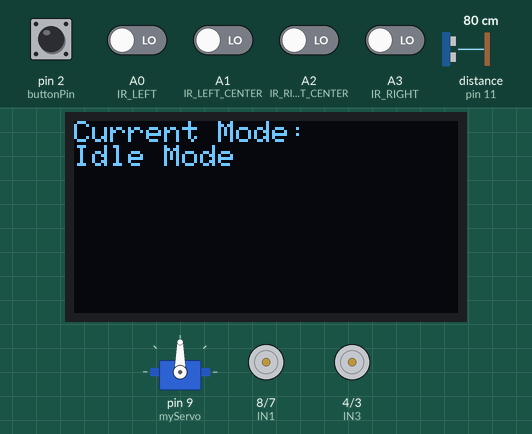
This sketch was run on a simulated Arduino Uno, built with avr-gcc and run on an emulated ATmega328P. Shown: 128×64 one-colour display, servo, motor-driver pin pairs drawn as motors (green arrow = first pin HIGH = forward, orange = second pin HIGH = backward, longer = more drive, scaled by the enable pin). The test bench sets the inputs (shaded band); at power-on: pin 2 (buttonPin) HIGH, A0 (IR_LEFT), A1 (IR_LEFT_CENTER), A2 (IR_RIGHT_CENTER), A3 (IR_RIGHT) LOW, distance to the obstacle (sensor on pin 11) 80 cm. The echo pulse lasts 58.3 µs per cm; what the sketch prints to the serial monitor is not drawn.

Above: at 2.2 s.
2.3 s: pin 2 (buttonPin) pulled LOW for 0.15 s
At 3.4 s:
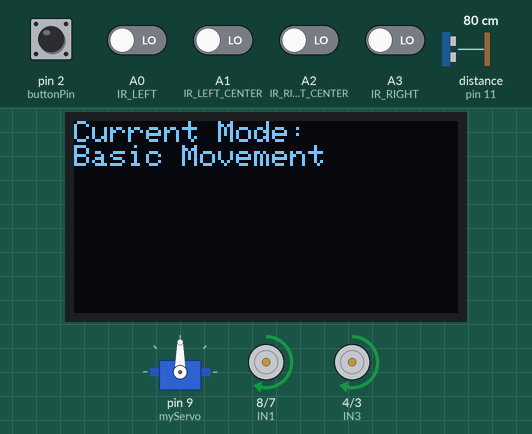
5.4 s: pin 2 (buttonPin) pulled LOW for 1 s
7.0 s: pin 2 (buttonPin) pulled LOW for 0.15 s
At 9.2 s:
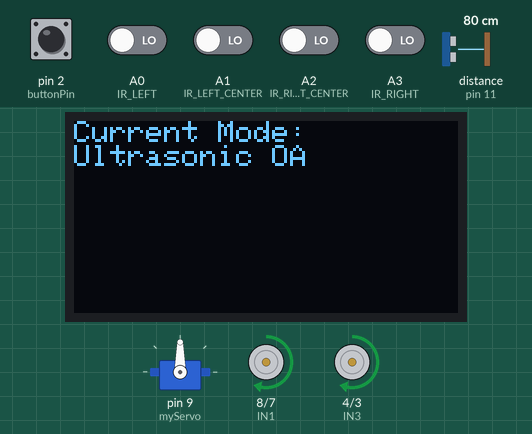
9.5 s: pin 2 (buttonPin) pulled LOW for 3.2 s
At 11.0 s:
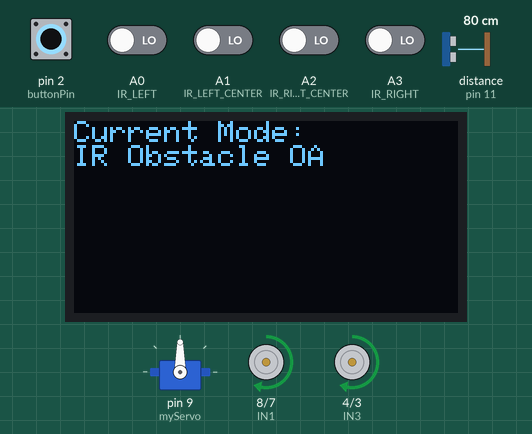
14.2 s: pin 2 (buttonPin) pulled LOW for 0.15 s
At 15.4 s:
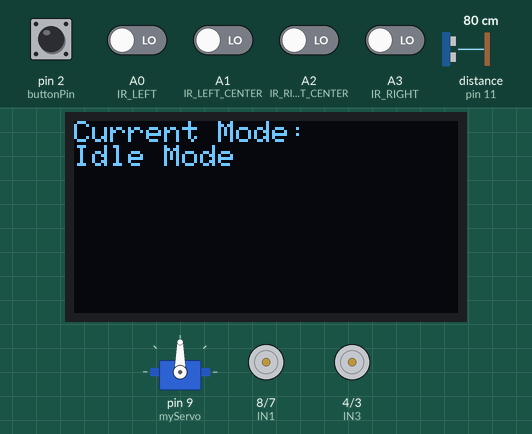
15.8 s: pin 2 (buttonPin) pulsed LOW 5 times (0.12 s each, 0.3 s apart)
At 17.6 s:
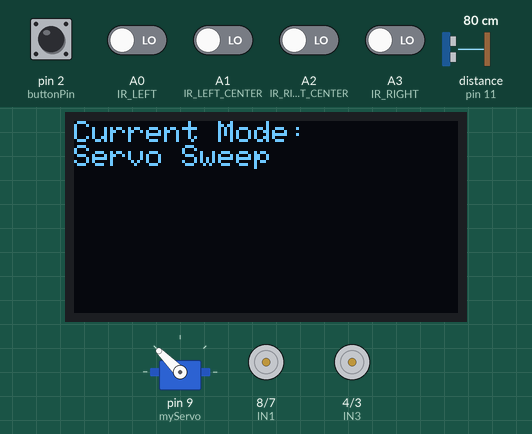
Timing chart, 0 to 19.8 s (numbered marks = the images above; inputs shaded):
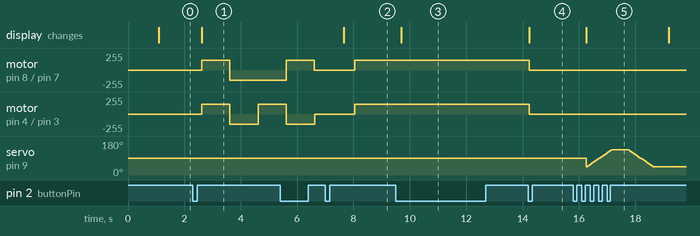

Measured:
- after the input at 2.3 s, motor on pin 8 (IN1) / pin 7 (IN2): stopped → forward 150/255 after 0.32 s, → backward 150/255 1.0 s later; motor on pin 4 (IN3) / pin 3 (IN4): stopped → forward 150/255 after 0.32 s, → backward 150/255 1.0 s later, → forward 150/255 1.0 s later; the display: changes after 0.32 s (image 1)
- after the input at 7.0 s, motor on pin 8 (IN1) / pin 7 (IN2), motor on pin 4 (IN3) / pin 3 (IN4): stopped → forward 150/255 after 1.1 s; servo on pin 9 (myServo): stops changing and stays 90°; the display: changes after 0.65 s (image 2)
- after the input at 9.5 s, the display: changes after 0.20 s (image 3)
- after the input at 14.2 s, motor on pin 8 (IN1) / pin 7 (IN2), motor on pin 4 (IN3) / pin 3 (IN4): forward 150/255 → stopped at once; the display: changes at once (image 4)
- after the input at 15.8 s, the display: changes after 0.46 s (image 5)

The sketch:

03_Car1_Three_Basic_Modes.ino
```cpp
#include <Wire.h>
#include <Adafruit_GFX.h>
#include <Adafruit_SSD1306.h>

#include <Servo.h>
Servo myServo;

// OLED config
#define SCREEN_WIDTH 128
#define SCREEN_HEIGHT 64
#define OLED_RESET -1
#define SCREEN_ADDRESS 0x3C ///< See datasheet for Address; 0x3D for 128x64, 0x3C for 128x32
Adafruit_SSD1306 display(SCREEN_WIDTH, SCREEN_HEIGHT, &Wire, OLED_RESET);

// ----------- Motor Pins (confirmed) ------------
#define IN1 8
#define IN2 7
#define ENA 6
#define IN3 4
#define IN4 3
#define ENB 5

// ----------- Ultrasonic Sensor Pins ------------
const int trigPin = 10;
const int echoPin = 11;

// ----------- IR Sensor Pins --------------------
#define IR_LEFT         A0
#define IR_LEFT_CENTER  A1
#define IR_RIGHT_CENTER A2
#define IR_RIGHT        A3

// ----------- Mode Selection Button ------------
const int buttonPin = 2;

// ----------- Mode Handling ---------------------
volatile int mode = 0;
const int TOTAL_MODES = 5; // 0-5 (Idle + 6 Modes)

// ----------- Setup -----------------------------

void setup() {
  Serial.begin(9600);

  /// SSD1306_SWITCHCAPVCC = generate display voltage from 3.3V internally
  if(!display.begin(SSD1306_SWITCHCAPVCC, SCREEN_ADDRESS)) {
    Serial.println(F("SSD1306 allocation failed"));
    for(;;); // Don't proceed, loop forever
  }

  myServo.attach(9);   // Servo motor for ultrasonic
  myServo.write(90);   // Center the servo initially


  // Motor Pins
  pinMode(IN1, OUTPUT);
  pinMode(IN2, OUTPUT);
  pinMode(ENA, OUTPUT);
  pinMode(IN3, OUTPUT);
  pinMode(IN4, OUTPUT);
  pinMode(ENB, OUTPUT);

  pinMode(trigPin, OUTPUT);
  pinMode(echoPin, INPUT);

  pinMode(IR_LEFT, INPUT);
  pinMode(IR_LEFT_CENTER, INPUT);
  pinMode(IR_RIGHT_CENTER, INPUT);
  pinMode(IR_RIGHT, INPUT);

  pinMode(buttonPin, INPUT_PULLUP);
  attachInterrupt(digitalPinToInterrupt(buttonPin), changeMode, FALLING);

  stop();


  display.clearDisplay();
  display.setTextSize(1);
  display.setTextColor(WHITE);
  display.setCursor(0,0);
  display.println("System Initialized");
  display.display();
  delay(1000);
}

// ----------- Main Loop --------------------------

void loop() {
  switch (mode) {
    case 0:
      showMode("Idle Mode");
      stop();
      delay(500);
      break;
    case 1:
      showMode("Basic Movement");
      basicMovement();
      break;
    case 2:
      showMode("Servo Sweep");
      servoSweep();
      break;
    case 3:
      showMode("Ultrasonic OA");
      ultrasonicObstacleAvoidanceServo();
      break;
    case 4:
      showMode("IR Obstacle OA");
      irObstacleAvoidance();
      break;
    default:
      mode = 0;
      break;
  }
}


// ------------- Basic Movement Mode ------------

void basicMovement() {

forward(150); delay(1000);


backward(150); delay(1000);


left(150); delay(1000);


right(150); delay(1000);


stop(); delay(1000);

}

void servoSweep(){
  // --- Sweep UP (from 45 to 135 degrees) ---
  for (int pos = 45; pos <= 135; pos += 5) {
    // Set the servo position to the current angle
    myServo.write(pos);
    // Wait for the servo to reach the position
    delay(50);
  }

  // Add a small pause at the max angle before sweeping back
  delay(500);

  // --- Sweep DOWN (from 135 to 45 degrees) ---
  for (int pos = 135; pos >= 45; pos -= 5) {
    // Set the servo position to the current angle
    myServo.write(pos);
    // Wait for the servo to reach the position
    delay(50);
  }

  // Add a small pause at the min angle before sweeping up again
  delay(500);
}

void ultrasonicObstacleAvoidanceServo() {
  int centerDistance, leftDistance, rightDistance;

  // Center
  myServo.write(90);
  delay(400);
  centerDistance = getUltrasonicDistance();

  if (centerDistance < 30) {
    stop();

    // Look Left
    myServo.write(45);
    delay(400);
    leftDistance = getUltrasonicDistance();

    // Look Right
    myServo.write(135);
    delay(400);
    rightDistance = getUltrasonicDistance();

    // Reset to center
    myServo.write(90);
    delay(100);

    if (leftDistance > rightDistance) {
      left(150); delay(800);
    } else {
      right(150); delay(800);
    }
  } else {
    forward(150);
  }

  delay(100);
}

// ------------- Ultrasonic Obstacle Avoidance ------------

void ultrasonicObstacleAvoidance() {
  long duration, distance;
  digitalWrite(trigPin, LOW);
  delayMicroseconds(2);
  digitalWrite(trigPin, HIGH);
  delayMicroseconds(10);
  digitalWrite(trigPin, LOW);
  duration = pulseIn(echoPin, HIGH);
  distance = duration * 0.034 / 2;
  // Print distance to Serial for debugging
  Serial.print("Distance: ");
  Serial.print(distance);
  Serial.println(" cm");

  // Display distance on OLED

  display.setTextSize(1);
  display.setTextColor(WHITE);
  display.setCursor(0, 20);
  display.fillRect(0, 20, SCREEN_WIDTH, 10, BLACK); // Clear previous distance reading area only
  display.print("Dist: ");
  display.print(distance);
  display.print(" cm");
  display.display();


  /* -----------------------------
  enabling the displayAction in the if-else - causing the SSD1306 init to fail
  *************** this need investigation ********************
  */

  if (distance < 20) {

  stop(); backward(150); delay(500);
  right(150); delay(500);
  } else {
  forward(150);
  }
  delay(100);

}

// ------------- IR Obstacle Avoidance ------------

void irObstacleAvoidance() {
  int leftIR = digitalRead(IR_LEFT);
  int rightIR = digitalRead(IR_RIGHT);

   int leftIRCenter = digitalRead(IR_LEFT_CENTER);
  int rightIRCenter = digitalRead(IR_RIGHT_CENTER);

  if (leftIR == HIGH || rightIR == HIGH || rightIRCenter == HIGH || leftIRCenter == HIGH) {
  stop(); backward(150); delay(500);
  right(150); delay(500);
} else {
  forward(150);
}
  delay(100);
}


void bluetoothControl() {
  if (Serial.available()) {
    char cmd = Serial.read();
    Serial.print("BT Cmd:");
    Serial.println(cmd);
    switch (cmd) {
      case '0':

        stop();
        break;

      case '1':

        forward(150);
        break;

      case '2':

        backward(150);
        break;

      case '3':

        left(150);
        break;

      case '4':

        right(150);
        break;

      default:

        stop();
        break;
    }
  }

  delay(100);
}


void externalWallFollowingLeft(){
  int L = digitalRead(IR_LEFT);
  if (L == 1) {
    // Wall detected, follow forward
    forward(150);
  } else {
    // Wall lost, turn left to search for wall
    forward(150);
    delay(120);
    left(150);
    delay(150);
  }
}

void externalWallFollowingRight(){
  int R = digitalRead(IR_RIGHT);
  if (R == 1) {
    // Wall detected, follow forward
    forward(150);
  } else {
    // Wall lost, turn left to search for wall
    forward(150);
    delay(120);
    right(150);
    delay(150);
  }

}

void internalWallFollowingRight(){
   int L = digitalRead(A0);
  int LC = digitalRead(A1);
  int RC = digitalRead(A2);
  int R = digitalRead(A3);


  if(L == LOW && LC == LOW){
  stpLeft(127);
}
else if(L == HIGH && LC == LOW){
  stpRight(127);
}
else if(L == LOW && LC == HIGH){
  right(127);
  delay(500);
}
else if(L == HIGH && LC == HIGH){
  right(127);
  delay(500);
}

}

void internalWallFollowingLeft(){
   int L = digitalRead(A0);
  int LC = digitalRead(A1);
  int RC = digitalRead(A2);
  int R = digitalRead(A3);


  if(R == LOW && RC == LOW){
  stpRight(127);
}
else if(R == HIGH && RC == LOW){
  stpLeft(127);
}
else if(R == LOW && RC == HIGH){
  left(127);
  delay(500);
}
else if(R == HIGH && RC == HIGH){
  left(127);
  delay(500);
}

}

int getUltrasonicDistance() {
  digitalWrite(trigPin, LOW);
  delayMicroseconds(2);
  digitalWrite(trigPin, HIGH);
  delayMicroseconds(10);
  digitalWrite(trigPin, LOW);
  long duration = pulseIn(echoPin, HIGH);
  int distance = duration * 0.034 / 2;
  return distance;
}


// ----------- ISR for Mode Change --------------

void changeMode() {
  mode++;
  if (mode >= TOTAL_MODES) mode = 0;
  delay(300);
}

// ----------- Show Mode (Serial + OLED) --------------

void showMode(const char* text) {
  static int lastMode = -1;
  if (lastMode != mode) {
    Serial.println(text);
    display.clearDisplay();
    display.setCursor(0, 0);
    display.println("Current Mode:");
    display.println(text);
    display.display();
    lastMode = mode;
  }
}

// ----------- Motor Driver Functions --------------

void stop() {
  analogWrite(ENA, 0);
  analogWrite(ENB, 0);
}

void forward(int speed) {
  digitalWrite(IN1, HIGH);
  digitalWrite(IN2, LOW);
  digitalWrite(IN3, HIGH);
  digitalWrite(IN4, LOW);
  analogWrite(ENA, speed);
  analogWrite(ENB, speed);
}

void backward(int speed) {
  digitalWrite(IN1, LOW);
  digitalWrite(IN2, HIGH);
  digitalWrite(IN3, LOW);
  digitalWrite(IN4, HIGH);
  analogWrite(ENA, speed);
  analogWrite(ENB, speed);
}

void left(int speed) {
  digitalWrite(IN1, LOW);
  digitalWrite(IN2, HIGH);
  digitalWrite(IN3, HIGH);
  digitalWrite(IN4, LOW);
  analogWrite(ENA, speed);
  analogWrite(ENB, speed);
}

void right(int speed) {
  digitalWrite(IN1, HIGH);
  digitalWrite(IN2, LOW);
  digitalWrite(IN3, LOW);
  digitalWrite(IN4, HIGH);
  analogWrite(ENA, speed);
  analogWrite(ENB, speed);
}

void stpRight(int speed) {
  digitalWrite(IN1, HIGH);
  digitalWrite(IN2, LOW);
  digitalWrite(IN3, LOW);
  digitalWrite(IN4, LOW);
  analogWrite(ENA, speed);
  analogWrite(ENB, speed);
}

void stpLeft(int speed) {
  digitalWrite(IN1, LOW);
  digitalWrite(IN2, LOW);
  digitalWrite(IN3, HIGH);
  digitalWrite(IN4, LOW);
  analogWrite(ENA, speed);
  analogWrite(ENB, speed);
}


void lineFollowing(){
int rc = digitalRead(IR_RIGHT_CENTER);
int lc = digitalRead(IR_LEFT_CENTER);
int l  = digitalRead(IR_LEFT);
int r = digitalRead(IR_RIGHT);

Serial.print("right: ");
Serial.print(r);
Serial.print("left: ");
Serial.println(l);

if((digitalRead(IR_RIGHT_CENTER) == 1)&&(digitalRead(IR_LEFT_CENTER) == 1)){forward(100);}   //if Right Sensor and Left Sensor are at White color then it will call forword function

if((digitalRead(IR_RIGHT_CENTER) == 0)&&(digitalRead(IR_LEFT_CENTER) == 1)){right(100);} //if Right Sensor is Black and Left Sensor is White then it will call turn Right function

if((digitalRead(IR_RIGHT_CENTER) == 1)&&(digitalRead(IR_LEFT_CENTER) == 0)){left(100);}  //if Right Sensor is White and Left Sensor is Black then it will call turn Left function

if((digitalRead(IR_RIGHT_CENTER) == 0)&&(digitalRead(IR_LEFT_CENTER) == 0)){stop();} //if Right Sensor and Left Sensor are at Black color then it will call Stop function

if((digitalRead(IR_LEFT) == 0)&&(digitalRead(IR_RIGHT_CENTER) == 1)&&(digitalRead(IR_LEFT_CENTER) == 1)&&(digitalRead(IR_RIGHT) == 1)){left(100); delay(50);}

if((digitalRead(IR_RIGHT) == 0)&&(digitalRead(IR_RIGHT_CENTER) == 1)&&(digitalRead(IR_LEFT_CENTER) == 1)&& (digitalRead(IR_LEFT) == 1)){right(100);delay(50);}

}


void pitAvoidance() {
  int L = digitalRead(A0);
  int C1 = digitalRead(A1);
  int C2 = digitalRead(A2); // This pin is read but unused in your original logic; you may include it if needed
  int R = digitalRead(A3);

  if (L == HIGH && C1 == HIGH && R == HIGH) {
    forward(100);
  }
  else if (L == HIGH && C1 == LOW && R == HIGH) {
    backward(100); delay(200);
    left(150); delay(300);
  }
  else if (L == LOW && C1 == HIGH && R == HIGH) {
    right(150);
  }
  else if (L == HIGH && C1 == HIGH && R == LOW) {
    left(150);
  }
  else if (L == LOW && C1 == HIGH && R == LOW) {
    backward(150); delay(200);
    left(150); delay(300);
  }
  else if (L == LOW && C1 == LOW && R == HIGH) {
    backward(100); delay(200);
    right(150); delay(300);
  }
  else if (L == HIGH && C1 == LOW && R == LOW) {
    backward(100); delay(200);
    left(150); delay(300);
  }
  else if (L == LOW && C1 == LOW && R == LOW) {
    backward(100); delay(200);
    left(150); delay(300);
  }

  delay(100);
}
```
